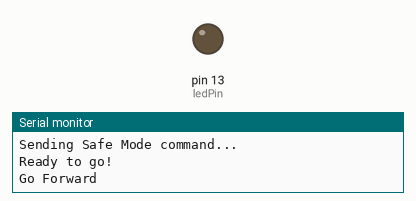
Simulated run of this sketch. Board: Arduino Uno, built with avr-gcc and run on an emulated ATmega328P. On the bench: output pins drawn as LEDs (lit = HIGH), the last lines printed to the serial monitor.

Above: at 3.2 s.
At 5.65 s:
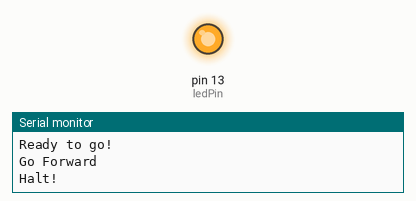
Timing chart, 0 to 7.4 s (numbered marks = the images above):
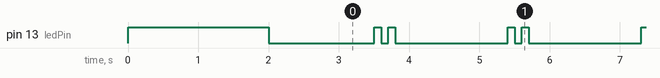

Measured:
- by itself, pin 13 (ledPin): repeats every 1.9 s: HIGH 0.10 s, LOW 0.10 s, HIGH 0.10 s, LOW 1.6 s
- by itself, everything shown: repeats every 1.9 s, in 4 steps

The sketch:

Test_Create.ino
```cpp
#include <SoftwareSerial.h>

int rxPin = 8;
int txPin = 12;
int ledPin = 13;

SoftwareSerial Roomba(rxPin,txPin);

//#define bumpright (sensorbytes[0] & 0x01)
//#define bumpleft  (sensorbytes[0] & 0x02)

void setup() {
  pinMode(ledPin, OUTPUT);   // sets the pins as output

  pinMode(txPin, OUTPUT);
  //pinMode(rxPin, INPUT);

  Serial.begin(57600);
  Roomba.begin(57600);

  digitalWrite(ledPin, HIGH); // say we're alive

  Serial.println ("Sending start command...");
  delay(500);
  Roomba.write(128);              // START
  delay(500);


  Serial.println ("Sending Safe Mode command...");
  delay(500);
  Roomba.write(132);              // CONTROL
  delay(500);


  digitalWrite(ledPin, LOW);      // say we've finished setup
  Serial.println ("Ready to go!");
  delay (1000);
}

void loop() {


  Serial.println ("Go Forward");
  delay (500);
  goForward();
  delay (1000);

  Serial.println ("Halt!");
  delay (500);
  halt();
  delay (1000);

  Serial.println ("Go Backwards");
  delay (500);
  goBackward();
  delay (1000);

  Serial.println ("Halt!");
  delay (500);
  halt();
  delay (1000);
}

void goForward() {
  ledBlink(); // say we're starting
  Roomba.write(137);   // DRIVE
  Roomba.write((byte)0x00);   // 0x00c8 == 200
  Roomba.write(0xc8);
  Roomba.write(0x80);
  Roomba.write((byte)0x00);
}
void goBackward() {
  ledBlink(); // say we're starting
  Roomba.write(137);   // DRIVE
  Roomba.write(0xff);   // 0xff38 == -200
  Roomba.write(0x38);
  Roomba.write(0x80);
  Roomba.write((byte)0x00);
}

void halt(){
 byte j = 0x00;
 ledBlink(); // say we're starting
 Roomba.write(137);
 Roomba.write(j);
 Roomba.write(j);
 Roomba.write(j);
 Roomba.write(j);
}

//Blinks the LED twice
void ledBlink() {
  digitalWrite(ledPin, HIGH);
  delay(100);
  digitalWrite(ledPin, LOW);
  delay(100);
  digitalWrite(ledPin, HIGH);
  delay(100);
  digitalWrite(ledPin, LOW);
  delay(100);
}
  //while(1) { } // Stop program
```
